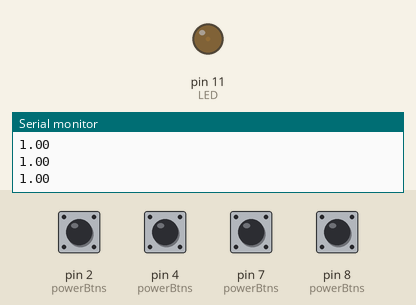
This program was run on a simulated Arduino Mega 2560, built with avr-gcc and run on an emulated ATmega2560. Shown: output pins drawn as LEDs (lit = HIGH), the last lines printed to the serial monitor. Inputs (shaded band) come from the test bench; at power-on: pin 2 (powerBtns), pin 4 (powerBtns), pin 7 (powerBtns), pin 8 (powerBtns) LOW.

Above: at 1.2 s.
1.3 s: pin 4 (powerBtns) pulled HIGH for 0.15 s
4.4 s: pin 8 (powerBtns) pulled HIGH for 0.15 s
7.5 s: pin 7 (powerBtns) pulled HIGH for 0.15 s
At 8.3 s:
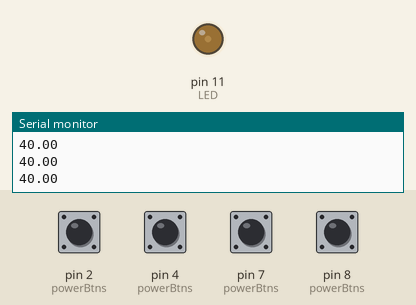
9.1 s: pin 8 (powerBtns) pulled HIGH for 1 s
At 9.7 s:
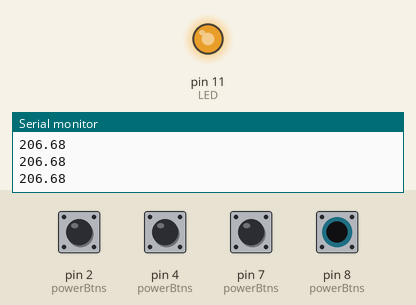
11.6 s: pin 2 (powerBtns) pulled HIGH for 0.15 s
At 11.77 s:
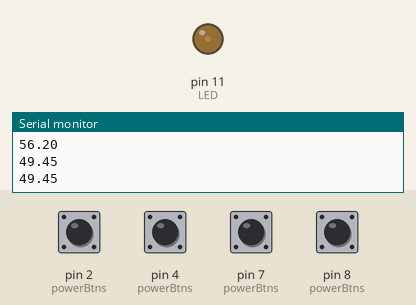
Timing chart, 0 to 15.6 s (numbered marks = the images above; inputs shaded):
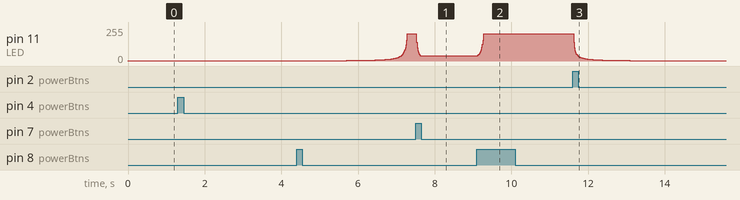

Measured:
- after the input at 1.3 s, pin 11 (LED): 1/255 → 2/255 after 2.9 s
- after the input at 7.5 s, pin 11 (LED): 203/255 → 40/255 at once
- after the input at 9.1 s, pin 11 (LED): moves from 40/255 to 206/255 over 0.15 s, starting at once
- after the input at 11.6 s, pin 11 (LED): moves from 206/255 to 1/255 over 2.9 s, starting at once

The program:

main.cpp
```cpp
#include <Arduino.h>
#include <math.h>

const int LED = 11;

const int B_OFF = 2;
const int B_LOW = 4;
const int B_MEDIUM = 7;
const int B_HIGH = 8;

const int OPTIONS = 4;

const double INCREMENTAL_FACTOR = 50;

void setupInputs();
void setupOutputs();
void setButtonsState();
void smoothCurrent();
double easeInOutExpo(double t);


int powerBtns[OPTIONS] = {B_OFF, B_LOW, B_MEDIUM, B_HIGH};
int targetPower[OPTIONS];
int* currentBtn;
int* currentTarget;
double currentIntensity;

void setup(){
  Serial.begin(9600);

  setupInputs();
  setupOutputs();

  for(int i = 0; i < OPTIONS; ++i){
    targetPower[i] = pow(2, i*(8.0/3.0));
  }

  currentBtn = &powerBtns[0];
  currentTarget = &targetPower[0];
  currentIntensity = targetPower[0];
}

void setupInputs(){
  for(int i = 0; i < OPTIONS; ++i){
    pinMode(powerBtns[i], INPUT);
  }
}

void setupOutputs(){
  pinMode(LED, OUTPUT);
}


void loop(){
  setButtonsState();
  smoothCurrent();
  analogWrite(LED, currentIntensity);
}


void setButtonsState(){
  for(int i = 0; i < OPTIONS; ++i){
    int btnState = digitalRead(powerBtns[i]);
    if(btnState){
      currentBtn = &powerBtns[i];
      currentTarget = &targetPower[i];
    }
  }
}

void smoothCurrent(){
  if(currentIntensity > targetPower[OPTIONS - 1]){
    currentIntensity = targetPower[OPTIONS - 1];
  }
  if(currentIntensity < targetPower[0]){
    currentIntensity = targetPower[0];
  }

  Serial.println(currentIntensity);
  double scaledIntensity = currentIntensity / targetPower[OPTIONS - 1];

  if(currentIntensity < *currentTarget){
    currentIntensity += easeInOutExpo(scaledIntensity)*70;
  }

  if(currentIntensity > *currentTarget){
    currentIntensity -= easeInOutExpo(scaledIntensity)*70;
  }

  Serial.println(currentIntensity);


  double difference = *currentTarget - currentIntensity;

  if(difference < 1 && difference > -1){
    currentIntensity = *currentTarget;
  }
}

double easeInOutExpo( double t ) {
  if( t < 0.5 ) {
    return 2 * t * t;
  } else {
    return -1 + t * (4 - 2 * t);
  }
}
```
